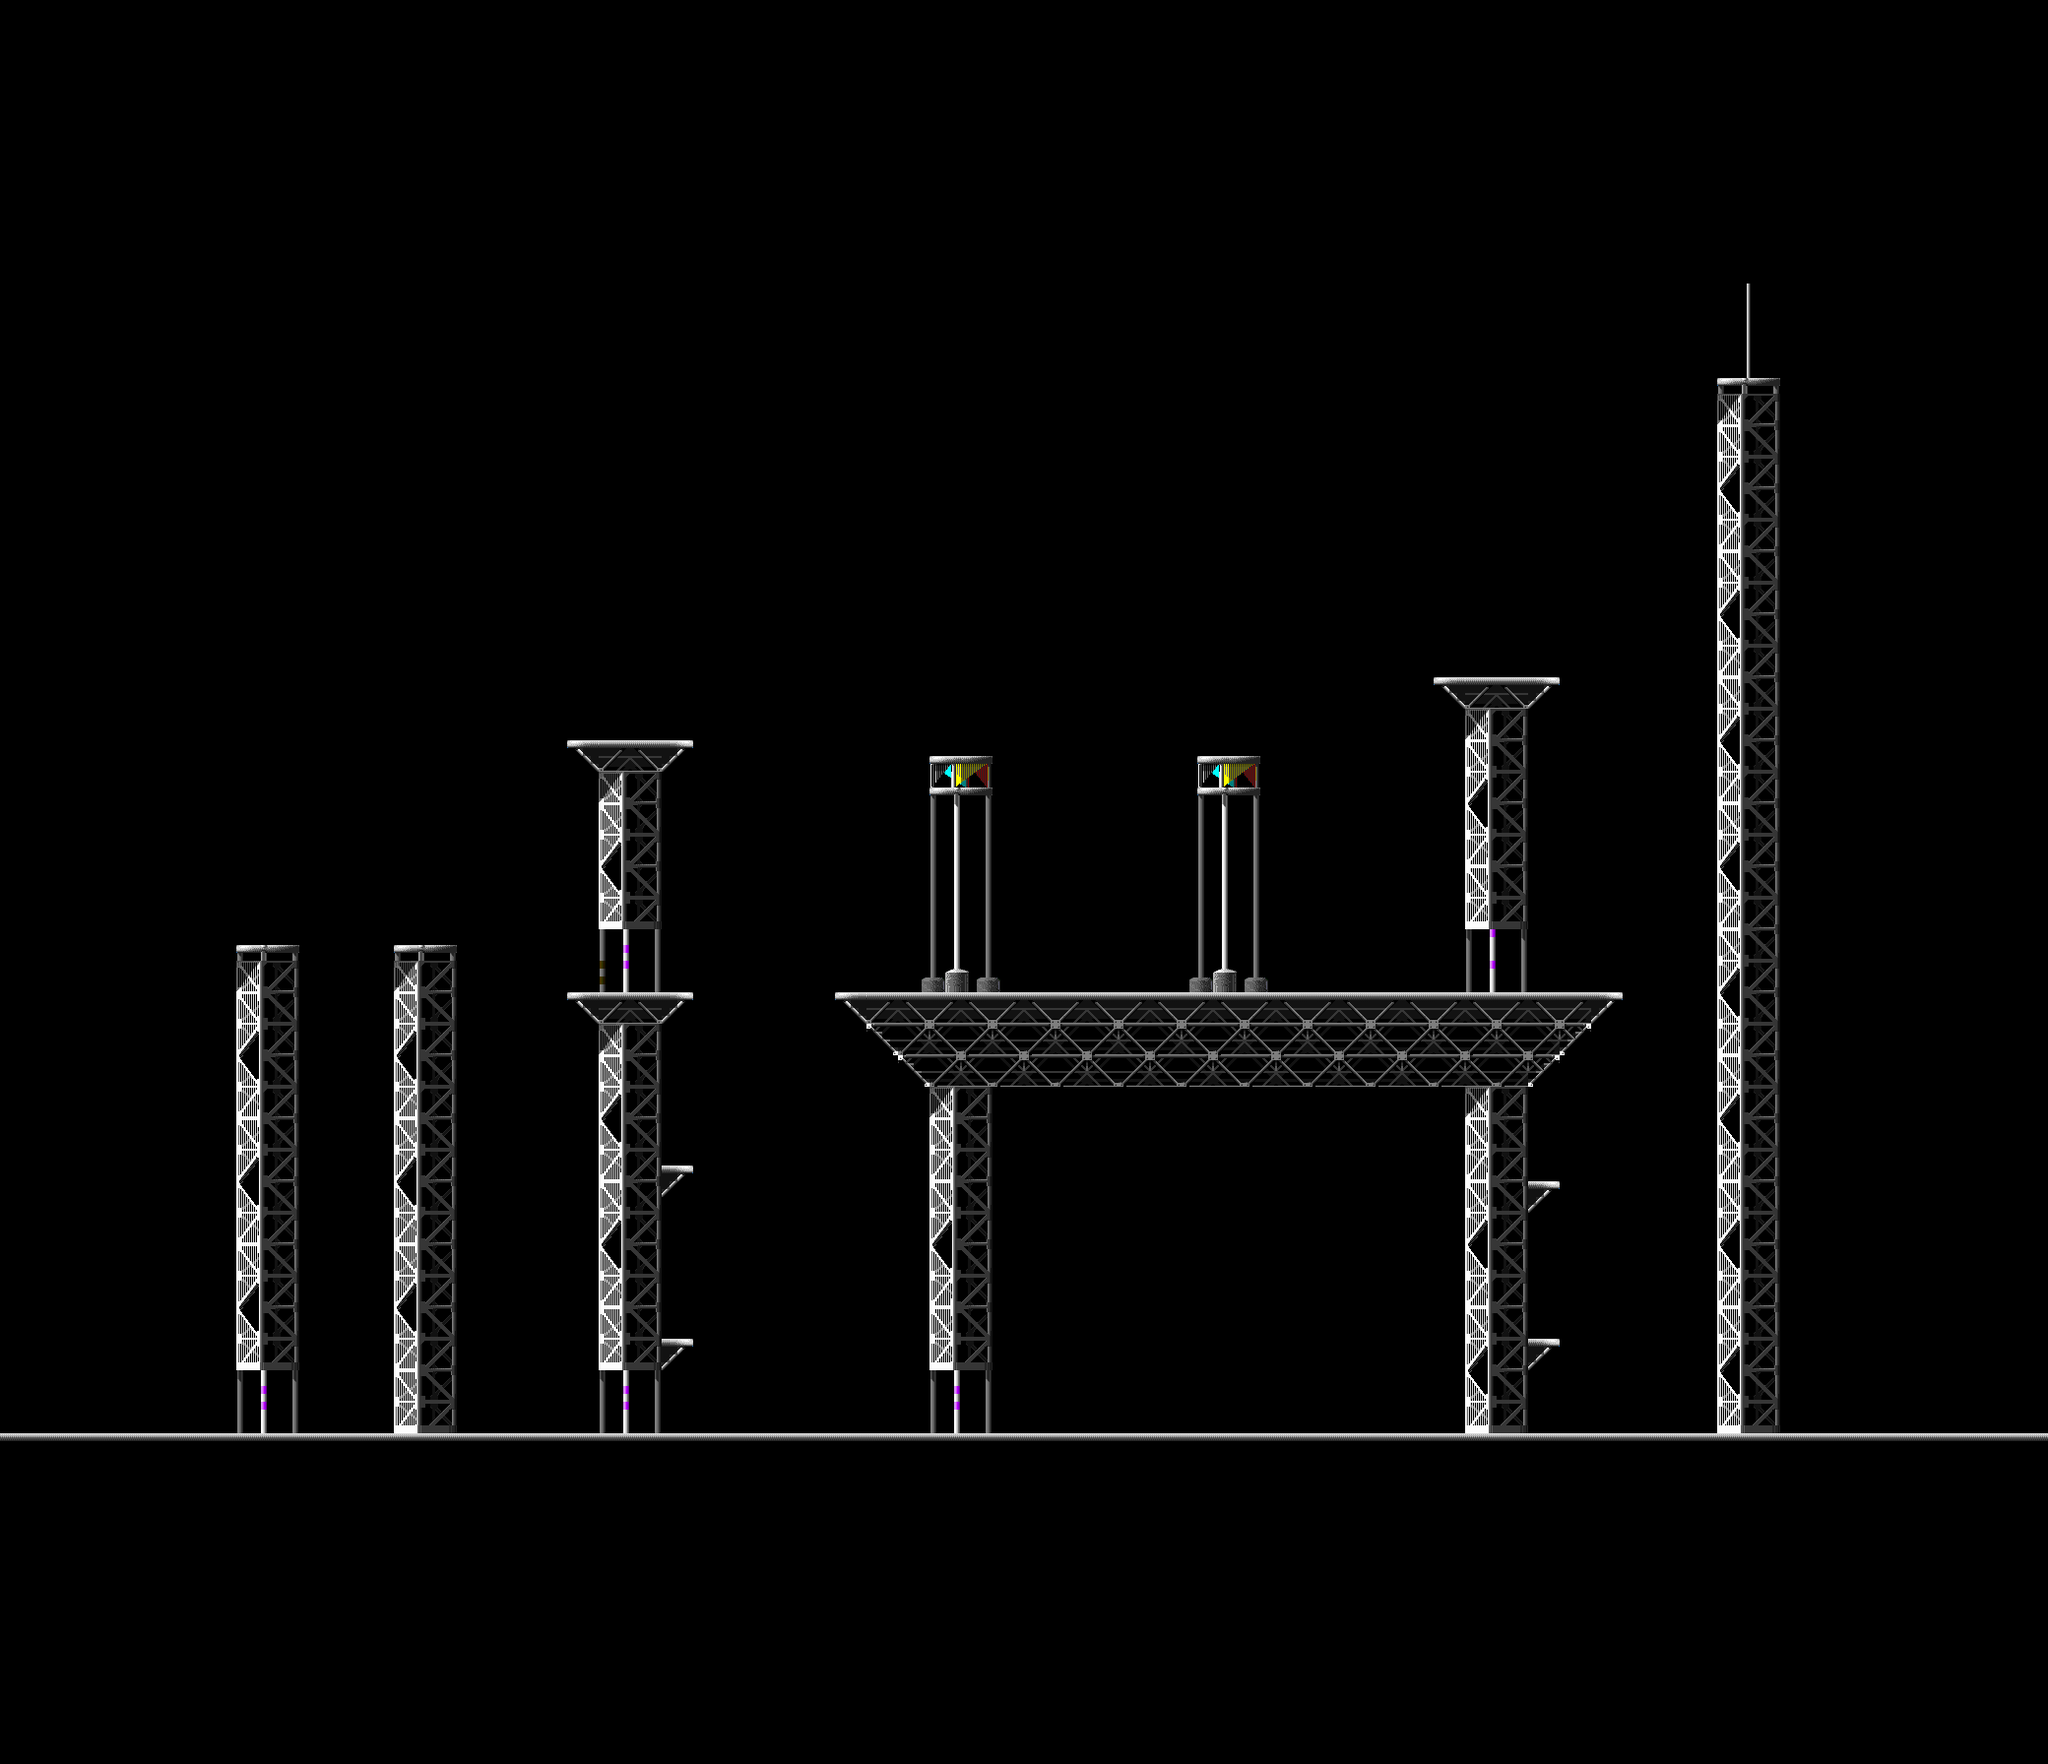

Tiled map render using the project's own tile images. Description and the map definition, with tile-layer contents summarised, below:
An orthogonal 130x112 tile map with 16x16 px tiles, 2 tile layers (Background, Foreground) and 10 objects (2x Small platform).

<map version="1.0" orientation="orthogonal" width="130" height="112" tilewidth="16" tileheight="16">
 <tileset firstgid="1" name="tiles-vectorman" tilewidth="16" tileheight="16">
  <image source="../tiles/vectorman.png" width="1024" height="424" />
 </tileset>
 <layer name="Background" width="130" height="112">
  <data>[14560 cells, 1458 non-empty, 145 distinct tile ids]</data>
 </layer>
 <objectgroup name="Objects" width="130" height="112">
  <object name="Small platform" x="944" y="768">
   <polyline points="0,0 64,0 64,41 0,42 0,0" />
  </object>
  <object name="Small platform" x="1216" y="768">
   <polyline points="0,0 64,0 64,41 0,42 0,0" />
  </object>
  <object x="576" y="752">
   <polyline points="0,0 128,0 96,32 96,192 32,192 32,32 0,0" />
  </object>
  <object x="240" y="896">
   <polyline points="0,64 64,64 64,496 0,496 0,64" />
  </object>
  <object x="400" y="896">
   <polyline points="0,64 64,64 64,560 0,560 0,64" />
  </object>
  <object x="576" y="1008">
   <polyline points="0,0 128,0 96,32 96,176 128,176 96,208 96,352 128,352 96,384 32,384 32,32 0,0" />
  </object>
  <object x="1" y="1457">
   <polyline points="0,0 2079,-1 2079,15 -1,15 -1,-1" />
  </object>
  <object x="1712" y="624">
   <polyline points="32,-240 96,-240 96,832 32,832 32,-240" />
  </object>
  <object x="1648" y="1008">
   <polyline points="0,0 -96,96 -96,192 -64,192 -96,224 -96,352 -64,352 -96,384 -96,448 -160,448 -160,96 -640,96 -640,384 -704,384 -704,96 -800,0 0,0" />
  </object>
  <object x="1552" y="944">
   <polyline points="0,0 0,-224 32,-256 -96,-256 -64,-224 -64,0 0,0" />
  </object>
 </objectgroup>
 <layer name="Foreground" width="130" height="112">
  <data>[14560 cells, 54 non-empty, 18 distinct tile ids]</data>
 </layer>
</map>